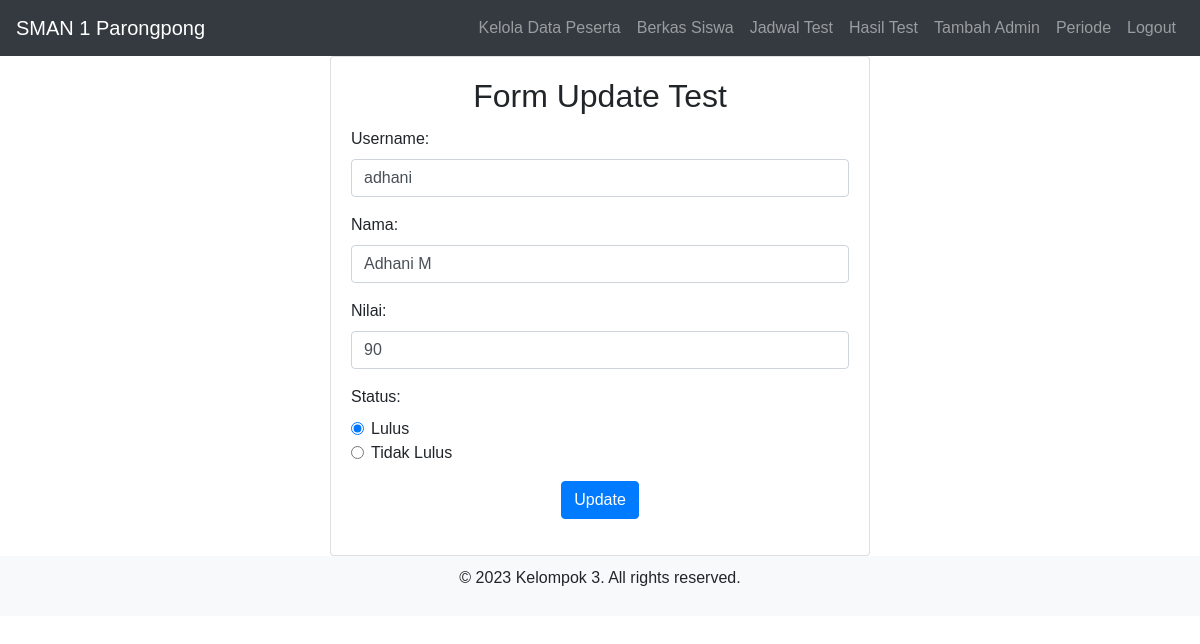
/form_update_test.php?id_test=1 (signed in), run on the app's committed database.
### tables this page shows
CREATE TABLE `test` (
  `id_test` int(5) NOT NULL,
  `username` varchar(50) NOT NULL,
  `nama_lengkap` varchar(20) NOT NULL,
  `nilai_test` int(5) NOT NULL,
  `status` varchar(20) NOT NULL
);

### form_update_test.php (the view, shortened to what this page needs)
<?php
include "koneksi.php";
$id = $_GET['id_test'] ?? $_POST['id_test'];
$data = mysqli_query($koneksi, "SELECT * FROM test WHERE id_test = '$id'");
$test = mysqli_fetch_assoc($data);
?>
<!DOCTYPE html>
<html>
<head>
    <link rel="stylesheet" href="https://maxcdn.bootstrapcdn.com/bootstrap/4.5.2/css/bootstrap.min.css">
</head>
<body>
    <nav class="navbar navbar-expand-md bg-dark navbar-dark">
        <a class="navbar-brand" href="Dashboard.php">SMAN 1 Parongpong</a>
        <div class="collapse navbar-collapse" id="collapsibleNavbar">
            <ul class="navbar-nav ml-auto">
                <li class="nav-item">
                    <a class="nav-link" href="http://localhost/Prakp3l/kelola_peserta.php">Kelola Data Peserta</a>
                </li>
                <li class="nav-item">
                    <a class="nav-link" href="http://localhost/Prakp3l/berkas_siswa.php">Berkas Siswa</a>
                </li>
                <li class="nav-item">
                    <a class="nav-link" href="http://localhost/Prakp3l/jadwal.php">Jadwal Test</a>
                </li>
                <li class="nav-item">
                    <a class="nav-link" href="http://localhost/Prakp3l/hasil_test.php">Hasil Test</a>
                </li>
                <li class="nav-item">
                    <a class="nav-link" href="tambah_admin.php">Tambah Admin</a>
                </li>
                <li class="nav-item">
                    <a class="nav-link" href="periode.php">Periode</a>
                </li>
                <li class="nav-item">
                    <a class="nav-link" href="logout.php">Logout</a>
                </li>
            </ul>
        </div>
    </nav>
    <div class="container">
        <div class="row justify-content-center">
            <div class="col-md-6">
                <div class="card">
                    <div class="card-body">
                        <h2 class="card-title text-center">Form Update Test</h2>
                        <form method="POST" action="update_test.php">
                            <div class="form-group">
                                <label for="username">Username:</label>
                                <input type="text" name="username" id="username" class="form-control" value="<?php echo $test['username']; ?>" required>
                            </div>
                            <div class="form-group">
                                <label for="nama_lengkap">Nama:</label>
                                <input type="text" name="nama_lengkap" id="nama_lengkap" class="form-control" value="<?php echo $test['nama_lengkap']; ?>" required>
                            </div>
                            <div class="form-group">
                                <label for="nilai_test">Nilai:</label>
                                <input type="text" name="nilai_test" id="nilai_test" class="form-control" value="<?php echo $test['nilai_test']; ?>" required>
                            </div>
                            <div class="form-group">
                                <label>Status:</label>
                                <div class="form-check">
                                    <input class="form-check-input" type="radio" name="status" id="Lulus" value="Lulus" <?php if ($test['status'] === 'Lulus') echo 'checked'; ?> required>
                                    <label class="form-check-label" for="Lulus">Lulus</label>
                                </div>
                                <div class="form-check">
                                    <input class="form-check-input" type="radio" name="status" id="Tidak Lulus" value="Tidak Lulus" <?php if ($test['status'] === 'Tidak Lulus') echo 'checked'; ?> required>
                                    <label class="form-check-label" for="Tidak Lulus">Tidak Lulus</label>
                                </div>
                            </div>
                            <div class="form-group text-center">
                                <input type="submit" value="Update" class="btn btn-primary">
                            </div>
                        </form>
                    </div>
                </div>
            </div>
        </div>
    </div>
    <div class="footer">
        <p>&copy; 2023 Kelompok 3. All rights reserved.</p>
    </div>
</body>
</html>

### form_update_test.php (style rules this page uses)
body { font-family: Arial, sans-serif; }
.footer { background-color: #f8f9fa; padding: 10px 0; text-align: center; }

### data on the page
test: username "adhani", nama_lengkap "Adhani M", nilai_test "90", status "☑ Lulus", status "☐ Tidak Lulus"
